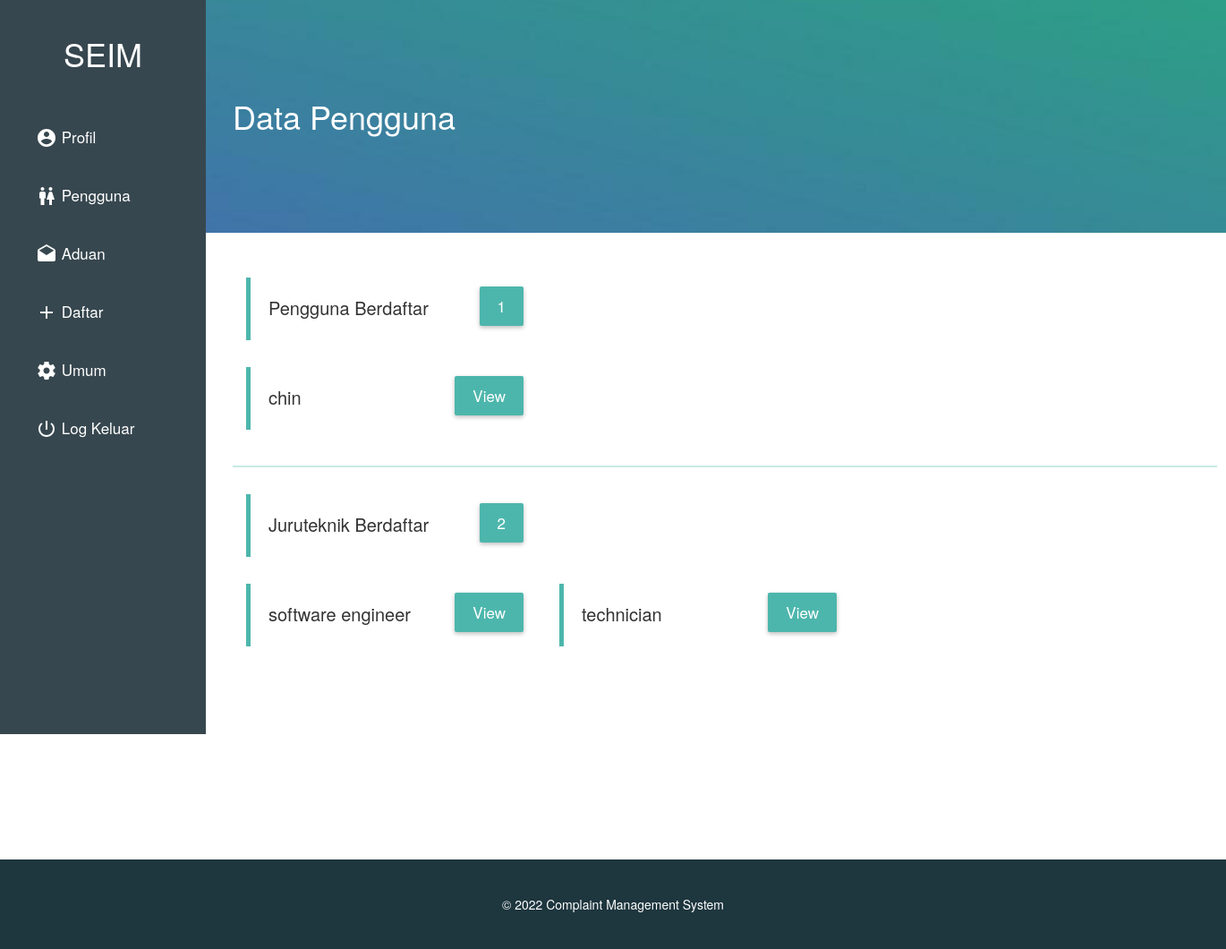
Page /admin/users.php (signed in) on the committed database.
### tables this page shows
CREATE TABLE `circle` (
  `id` int(11) NOT NULL,
  `name` varchar(20) NOT NULL,
  `username` varchar(20) NOT NULL,
  `email` varchar(30) NOT NULL,
  `password` varchar(20) NOT NULL,
  `date` date NOT NULL
);

CREATE TABLE `dummy` (
  `id` int(11) NOT NULL,
  `name` varchar(20) NOT NULL,
  `user_name` varchar(20) NOT NULL,
  `email` varchar(170) NOT NULL,
  `post` varchar(50) NOT NULL,
  `password` varchar(20) NOT NULL,
  `time` timestamp NOT NULL DEFAULT CURRENT_TIMESTAMP ON UPDATE CURRENT_TIMESTAMP
);

### core/config.php (called while the page is built, shortened)
<?php
$web_name = "Complaint Management System";
?>

### admin/users.php (the view, shortened to what this page needs)
<?php
  require '../core/config.php';
?>
<!DOCTYPE html>
<html>
  <head>
    <link rel="stylesheet" href="../files/css/bootstrap.css">
    <link rel="stylesheet" href="../files/css/custom.css">
  </head>
  <body>
  <?php require 'nav.php'; ?>
  <div class="animated fadeIn">
  <div class="cover main">
    <h1>Data Pengguna</h1>
  </div>
    <div class="div">
        <div class="col-lg-12 ">
          <?php
            $result = mysql_query("SELECT * FROM `circle`");
            $num_rows = mysql_num_rows($result);
          ?>
              <div class='admin-data'>
                Pengguna Berdaftar
                <span class='button view' href=''><?php echo "$num_rows";?></a>
              </div><br><br><br><br><br>
          <?php
            $db=mysql_query("SELECT * FROM `circle` ");
            while($data=mysql_fetch_array($db)) {
            echo"<div class='admin-data'>";
            echo $data['name'];
            echo "<a class='button view' href='user_data.php?id=$data[id]'>View</a>";
            echo "</div>";
           }
          ?>
        </div>
        <div class="baro"></div>
          <div class="col-lg-12 ">
            <?php $result = mysql_query("SELECT * FROM `dummy`");
              $num_rows = mysql_num_rows($result);
            ?>
                <div class='admin-data'>
                  Juruteknik Berdaftar
                  <span class='button view' href=''><?php echo "$num_rows";?></a>
                </div><br><br><br><br><br>
            <?php
              $db=mysql_query("SELECT * FROM `dummy` ");
              while($data=mysql_fetch_array($db)) {
              echo"<div class='admin-data'>";
              echo $data['name'];
              echo "<a class='button view' href='user-engineer.php?id=$data[id]'>View</a>";
              echo "</div>";
             }
            ?>
          </div>
        </div>
    </div>
      <footer>
      <br><br>&copy <?php echo date("Y"); ?> <?php echo $web_name; ?>
      </footer>
  </body>
</html>

### files/css/custom.css (style rules this page uses)
body { font-family:"Gotham A", Gotham, "Gotham SSm A", "Gotham SSm B", "Gotham SSm", "Proxima Nova", "Open Sans", "Helvetica font-weight: lighter; }
a,a:hover,a:focus,a:visited { color:#4db6ac; text-decoration: none!important; outline: 0px!important; }
a:-webkit-any-link { text-decoration: none;!important }
.cover { width:100%; height: 260px; background: #4db6ac url('../img/admin.jpg'); background-position: center center; background-size: cover; position: relative; float: left; z-index: 999; color: #fff; }
.main { padding-top: 90px; padding-left: 260px; padding-right: 30px; color:#fff; }
.div { width:1100px; min-height: 700px;; padding-top: 20px; background: #fff; position: relative; float: left; left: 230px; }
.button { position: relative; top: 20px; padding: 15px 40px; color: #fff!important; border-radius: 2px; box-shadow: 0 2px 5px rgba(0,0,0,.26); font-size: 17px; }
.admin-data { width:320px; height:70px; border-left:5px solid #4db6ac; background: #fff; -webkit-transition: 0.3s; transition: 0.3s; position: relative; float: left; left: 30px; margin-right: 30px; margin-top: 30px; padding: 20px 10px 14px 20px; font-size: 20px; }
.view { background:#4db6ac; float: right; padding: 10px 20px; margin-top: -30px; }
.baro { width: 100%; height: 2px; background: #4db6ac; position: relative; float: left; top: 20px; left: 30px; margin-bottom: 20px; margin-top: 20px; opacity: 0.3; }
footer { width: 100%; height: 100px; background: #1e363e; position: relative; float: left; text-align: center; color: #fff; }
.animated { animation-duration: 1s; animation-fill-mode: both; }
.fadeIn { animation-name: fadeIn; }

### rows in the picture
circle: name "chin"
dummy: name "software engineer"
dummy: name "technician"

### other values in the picture
$num_rows "1"
$num_rows "2"
$web_name "Complaint Management System"
